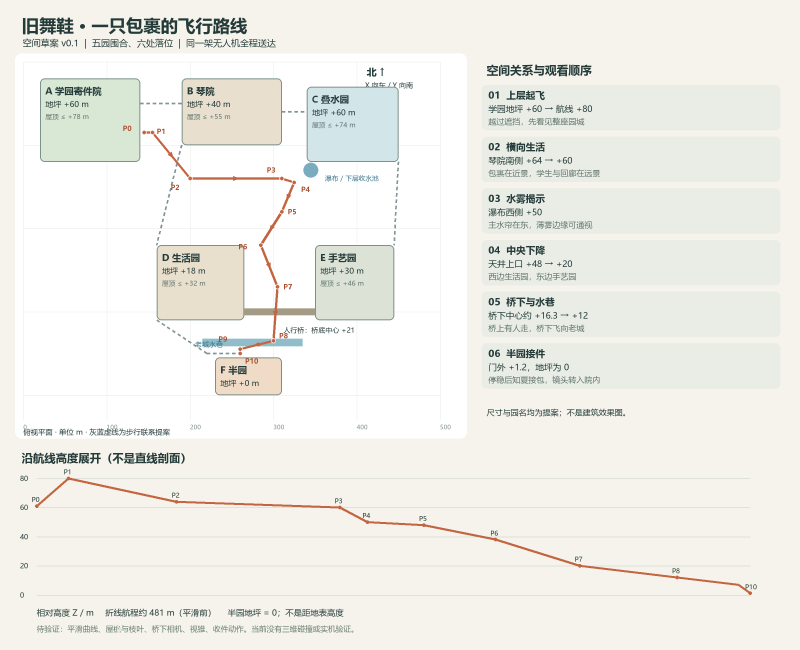
#> input picture 第一季/制作/空间规划/无人机航线-v0.1.png, 2400 x 1950 px, given in place of 0505.png, which was not available (shown at 1/3 size)
$ python package_review.py --root ..
#> lines starting #> are read from the running program, lines starting #| are printed output that depends on the picture
"""Package actual Blender renders, without modifying their image content."""
from pathlib import Path
from PIL import Image,ImageDraw
import argparse,json,hashlib
p=argparse.ArgumentParser();p.add_argument('--root',required=True);a=p.parse_args();R=Path(a.root);O=R/'视频制作/第一集云海城市-20261023-v0.1';old=R/'视频制作/第一集园城航线重排-20261023-v0.1/frames';review=O/'review';review.mkdir(exist_ok=True)
frames=[505,697,817,241,481,1010,1177]
for f in frames:
 before=Image.open(old/f'{f:04}.png').convert('RGB');after=Image.open(O/'preview-v04'/f'{f:04}.png').convert('RGB');before=before.resize((960,540));sheet=Image.new('RGB',(1920,580),'#1f2c35');sheet.paste(before,(0,40));sheet.paste(after,(960,40));d=ImageDraw.Draw(sheet);d.text((12,12),f'BEFORE (EEVEE) / {(f-1)/24:.2f}s',fill='white');d.text((972,12),'CLOUD SEA CANDIDATE (CYCLES) / SAME CAMERA',fill='white');sheet.save(review/f'compare-{f:04}.jpg',quality=94)
#> further down, before is the input picture: PIL image 2400x1950 RGB; mean R, G, B 238.7, 238.8, 232.5
#> after `before = before.resize((960, 540))`:
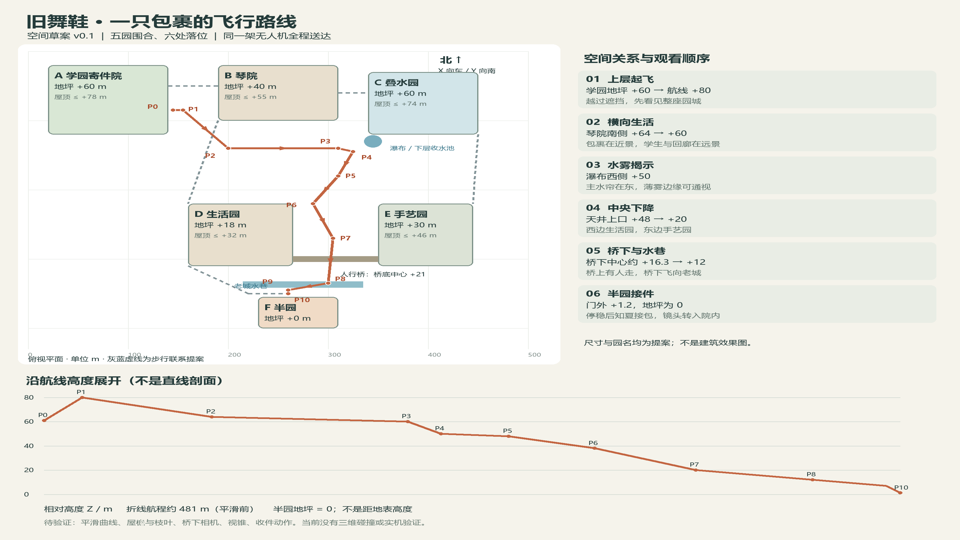
#> before: PIL image 960x540 RGB; mean R, G, B 238.7, 238.7, 232.4
#> after `sheet = Image.new('RGB', (1920, 580), '#1f2c35')`:
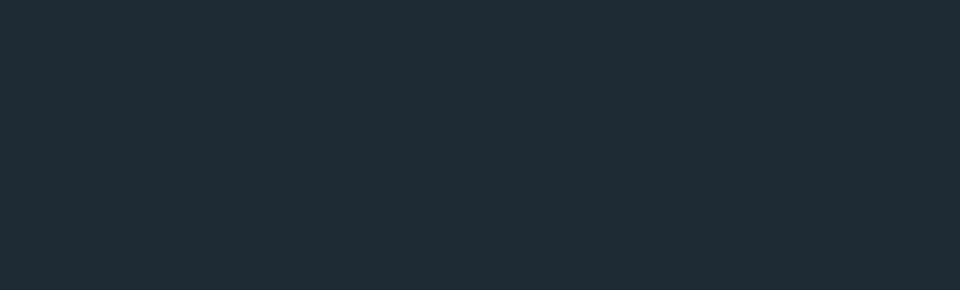
#> sheet: PIL image 1920x580 RGB (shown at 1/2 size); mean R, G, B 31, 44, 53
#> after `sheet.paste(before, (0, 40))`:
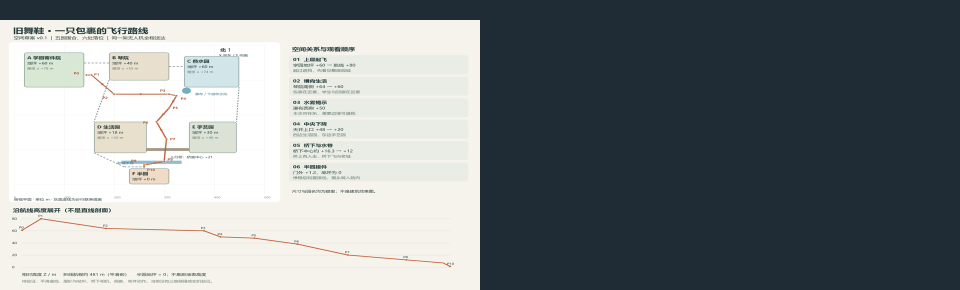
#> sheet: PIL image 1920x580 RGB (shown at 1/2 size); mean R, G, B 127.7, 134.6, 136.5
#> after `sheet.paste(after, (960, 40))`:
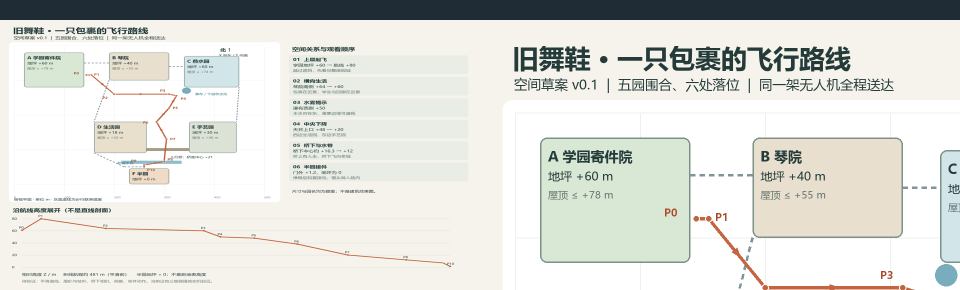
#> sheet: PIL image 1920x580 RGB (shown at 1/2 size); mean R, G, B 220.2, 221.8, 216.3
#> after `before = Image.open(old / f'{f:04}.png').convert('RGB')`:
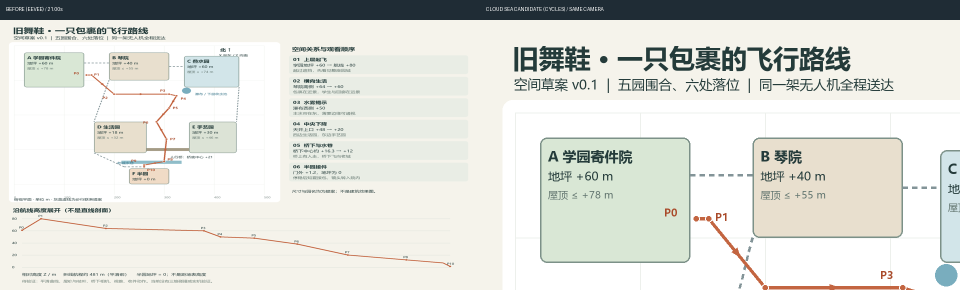
#> saved as compare-0505.jpg: PIL image 1920x580 RGB (shown at 1/2 size); mean R, G, B 220.4, 222, 216.5
#> (the run stopped early here; a loop or call above may not have finished)
